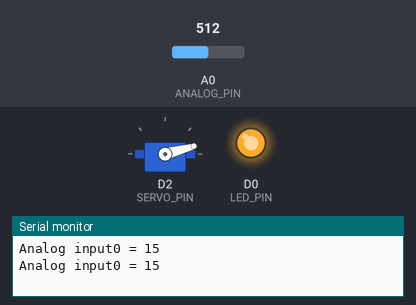
This sketch was run on a simulated ESP8266 (NodeMCU). On the bench: servo, output pins drawn as LEDs (lit = HIGH), the last lines printed to the serial monitor. Inputs (shaded band) come from the test bench; at power-on: A0 (ANALOG_PIN) = 512.

Above: at 1.8 s.
1.9 s: A0 (ANALOG_PIN) set to 716
At 2.3 s:
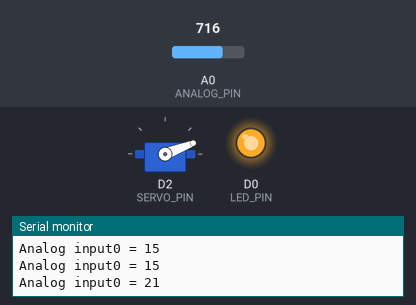
3.5 s: A0 (ANALOG_PIN) set to 122
At 5.1 s:
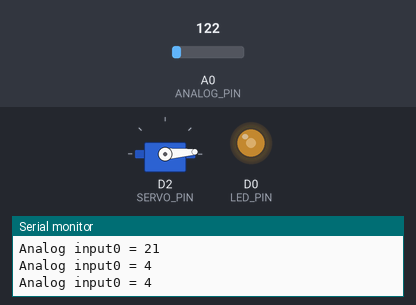
5.5 s: A0 (ANALOG_PIN) set to 0
At 6.6 s:
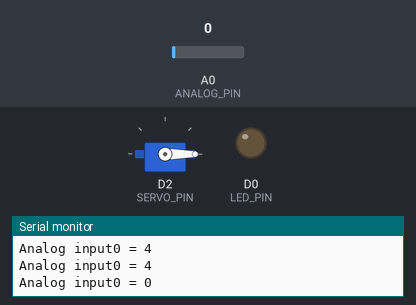
7.5 s: A0 (ANALOG_PIN) set to 306
At 9.2 s:
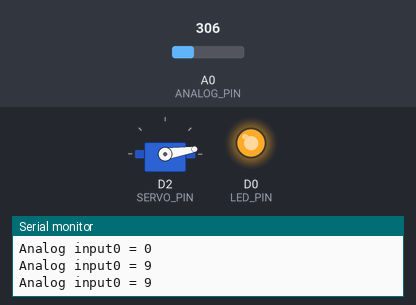
9.5 s: A0 (ANALOG_PIN) set to 900
At 10.9 s:
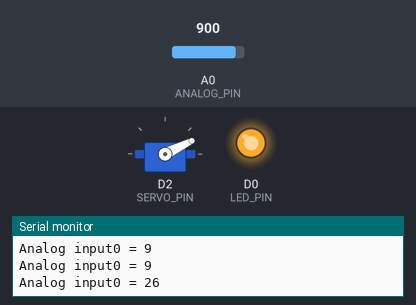
Timing chart, 0 to 12.5 s (numbered marks = the images above; inputs shaded):
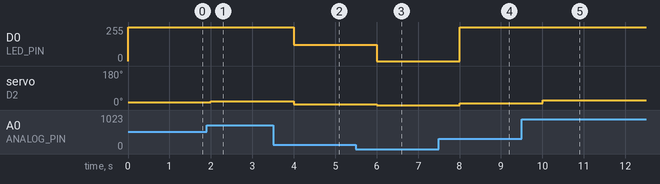

Measured:
- after the input at 1.9 s, servo on D2 (SERVO_PIN): 15° → 21° after 0.10 s
- after the input at 3.5 s, D0 (LED_PIN): 255/255 → 122/255 after 0.50 s; servo on D2 (SERVO_PIN): 21° → 4° after 0.50 s
- after the input at 5.5 s, D0 (LED_PIN): 122/255 → 0/255 after 0.50 s; servo on D2 (SERVO_PIN): 4° → 0° after 0.50 s
- after the input at 7.5 s, D0 (LED_PIN): 0/255 → 255/255 after 0.50 s; servo on D2 (SERVO_PIN): 0° → 9° after 0.50 s
- after the input at 9.5 s, servo on D2 (SERVO_PIN): 9° → 26° after 0.50 s

The sketch:

NodeMCU_Cloud_PWM.ino
```cpp
#include <Servo.h>

#define ANALOG_PIN A0       // Analog input at pin A0.
#define LED_PIN D0            // LED at D1
#define SERVO_PIN D2

Servo myservo;

int analogValue = 0;        // Variable for store analog value

void setup()
{
  pinMode(LED_PIN, OUTPUT);
  Serial.begin(115200);       // set serial port at 115200 bps
  myservo.attach(SERVO_PIN);
}

void loop()
{
  analogValue = analogRead(ANALOG_PIN);   // Read analog input at pin An 0.
  analogWrite(LED_PIN, analogValue);              // sets the value (0 to 255)

  analogValue = map(analogValue, 0, 1023, 0, 30);
  myservo.write(analogValue);

  Serial.print("Analog input0 = ");       // Send string to serial port.
  Serial.println(analogValue);            // Send analog value to serial port.
  delay(1000);                            // Delay 0.3 second.
}
```
